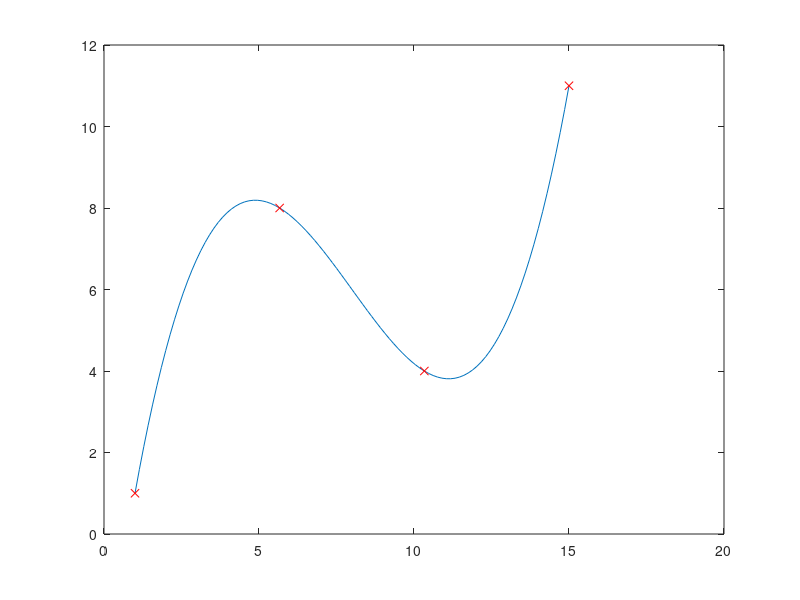

This chart was generated by the following MATLAB code:
% Written by David Manouchehri
% ECOR2606 - PASS - Week 11

function [] = notes() 

p1();
p2();
p3();
p4();

end

function [] = p1()

% How far did the car travel in between 0 and 120 seconds?

T = [0 30 60 90 120]; % Time (s)
V = [5 10 15 20 17 ]; % Velocity (m/s)

% We will be using trapz since we have data points.

Q = trapz(V, T); % Pay attention to the order!.

fprintf('It traveled %f meters.\n', Q);

end

function [] = p2()

x = [0  0.5  1    1.5  2  ];
y = [2 10.1 15.7 17.1 11.7];

% Estimate Z = f(x) dx from 0 to 2

% ---- i. Via Trapezoidal Integration

% h is the step size, 0.5 in this case.

h = mean(diff(x));

% a = 0.5/2 * (f(0) + 2*f(0.5) + 2*f(1) + 2*f(1.5) + 2*f(2)
a1 = h/2 * (y(1) + 2*y(2) + 2*y(3) + 2*y(4) + y(5));

fprintf('The solution is %f.\n', a1);

% ---- ii. Via Simpson's 1/3 Rule

a2 = h/3 * (y(1) + 4*y(2) + 2*y(3) + 4*y(4) + y(5));

fprintf('The solution is %f.\n', a2);

end

function [] = p3()

% Evaluate 3x^2 + x^3 + 2 from -1 to +1 using Gaussian Quadrature

% We use 2 point Gaussian Quadrature since n <= 3.

% I = C0 * f(x0) + C1 - f(x1)
% I = 1 * f(-0.57735) + 1 * f(0.57735)
% I = 2.8075 + 3.1924

f = @(x) 3*x^2 + x^3 + 2;

a = 1 * f(-0.57735) + 1 * f(0.57735);
fprintf('The solution is %f.\n', a);

end

function [] = p4()

x = [1 5.6667 10.3333 15];
y = [1 8       4      11];

xp = linspace(x(1), x(end));
yp = spline(x, y, xp);
plot(xp, yp, x, y, 'xr');

end
